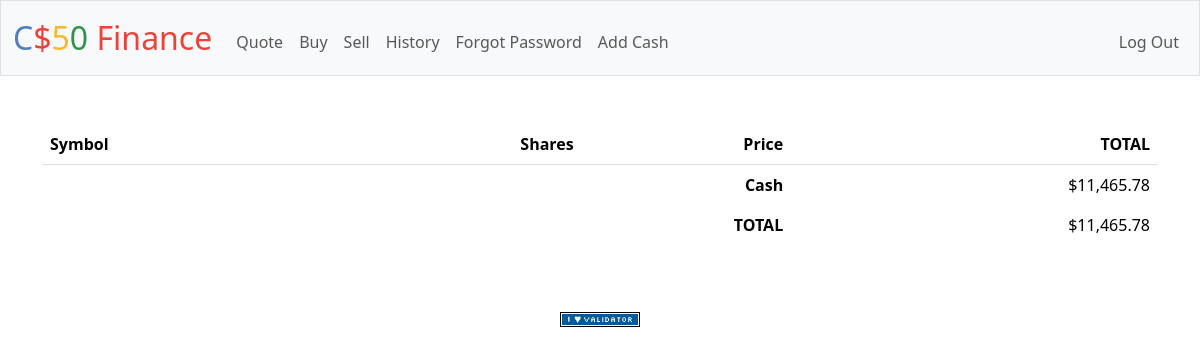
The page / (signed in) on the database as committed earlier.
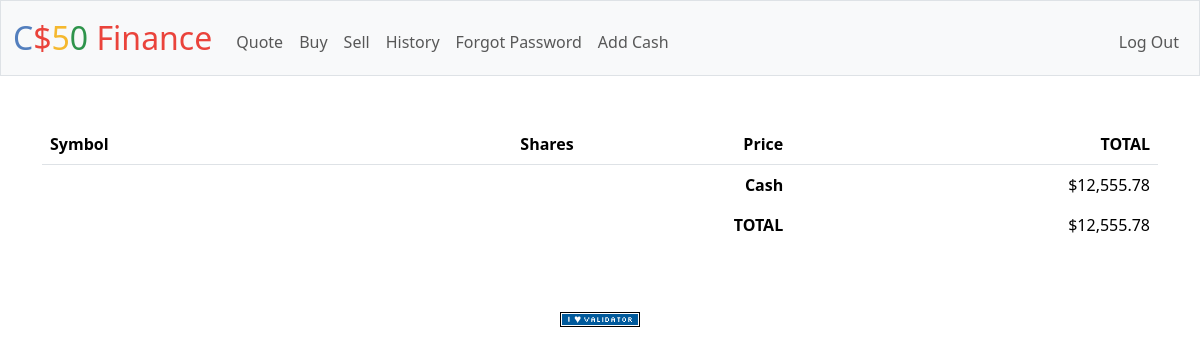
The same page on the database as committed later.
### tables this page shows
CREATE TABLE users (id INTEGER PRIMARY KEY AUTOINCREMENT NOT NULL, username TEXT NOT NULL, hash TEXT NOT NULL, cash NUMERIC NOT NULL DEFAULT 10000.00);

### app.py (the view, shortened to what this page needs)
@app.route("/")
@login_required
def index():
    user_id = session["user_id"]
    transactions = db.execute('''
                             SELECT symbol, SUM(shares) AS shares, MAX(price) AS price, SUM(shares * price) as total_value FROM transactions WHERE user_id = ?
                             GROUP BY symbol HAVING SUM(shares) > 0''', user_id)
    cash = db.execute("SELECT cash FROM users WHERE id = ?", user_id)[0]["cash"]
    total_stock_value = 0
    stocks_data = []
    status = total_stock_value + cash
    return render_template("index.html", stocks_data=stocks_data, status=status, cash=cash)

### app.py (called while the page is built)
@app.after_request
def after_request(response):
    response.headers["Cache-Control"] = "no-cache, no-store, must-revalidate"
    response.headers["Expires"] = 0
    response.headers["Pragma"] = "no-cache"
    return response

### helpers.py (called while the page is built)
def login_required(f):
    @wraps(f)
    def decorated_function(*args, **kwargs):
        if session.get("user_id") is None:
            return redirect("/login")
        return f(*args, **kwargs)
    return decorated_function

def usd(value):
    return f"${value:,.2f}"

### templates/index.html (shortened to what this page needs)
{% extends "layout.html" %}
{% block main %}
    <table class="table table-striped">
        <thead>
            <tr>
                <th class="text-start">Symbol</th>
                <th class="text-end">Shares</th>
                <th class="text-end">Price</th>
                <th class="text-end">TOTAL</th>
            </tr>
        </thead>
        <tfoot>
            <tr>
                <td class="border-0 fw-bold text-end" colspan="3">Cash</td>
                <td class="border-0 text-end"> {{ cash | usd}} </td>
            </tr>
            <tr>
                <td class="border-0 fw-bold text-end" colspan="3">TOTAL</td>
                <td class="border-0 w-bold text-end"> {{ status | usd}}</td>
            </tr>
        </tfoot>
    </table>
{% endblock %}

### templates/layout.html (shortened to what this page needs)
<!DOCTYPE html>
<html lang="en">
    <head>
        <link href="https://cdn.jsdelivr.net/npm/bootstrap@5.3.3/dist/css/bootstrap.min.css" rel="stylesheet">
        <link href="/static/styles.css" rel="stylesheet">
    </head>
    <body>
        <nav class="bg-light border navbar navbar-expand-md navbar-light">
            <div class="container-fluid">
                <a class="navbar-brand" href="/"><span class="blue">C</span><span class="red">$</span><span class="yellow">5</span><span class="green">0</span> <span class="red">Finance</span></a>
                <div class="collapse navbar-collapse" id="navbar">
                    {% if session["user_id"] %}
                        <ul class="navbar-nav me-auto mt-2">
                            <li class="nav-item"><a class="nav-link" href="/quote">Quote</a></li>
                            <li class="nav-item"><a class="nav-link" href="/buy">Buy</a></li>
                            <li class="nav-item"><a class="nav-link" href="/sell">Sell</a></li>
                            <li class="nav-item"><a class="nav-link" href="/history">History</a></li>
                            <li class="nav-item"><a class="nav-link" href="/password">Forgot Password</a></li>
                            <li class="nav-item"><a class="nav-link" href="/add_cash">Add Cash</a></li>
                        </ul>
                        <ul class="navbar-nav ms-auto mt-2">
                            <li class="nav-item"><a class="nav-link" href="/logout">Log Out</a></li>
                        </ul>
                    {% else %}
                        <ul class="navbar-nav ms-auto mt-2">
                            <li class="nav-item"><a class="nav-link" href="/register">Register</a></li>
                            <li class="nav-item"><a class="nav-link" href="/login">Log In</a></li>
                        </ul>
                    {% endif %}
                </div>
            </div>
        </nav>
        <main class="container py-5 text-center">
            {% block main %}{% endblock %}
        </main>
        <footer class="mb-5">
            <form action="https://validator.w3.org/check" class="text-center" enctype="multipart/form-data" method="post" target="_blank">
                <input alt="Validate" src="/static/I_heart_validator.png" type="image">
            </form>
        </footer>
    </body>
</html>

### static/styles.css (style rules this page uses)
nav .navbar-brand { font-size: xx-large; }
nav .navbar-brand .blue { color: #537fbe; }
nav .navbar-brand .red { color: #ea433b; }
nav .navbar-brand .yellow { color: #f5b82e; }
nav .navbar-brand .green { color: #2e944b; }

Rows that differ between the two databases and show on the page:
changed users: cash "$11,465.78" → "$12,555.78"
Other text that changed with them:
{{ status | usd }}: "$11,465.78" → "$12,555.78"
